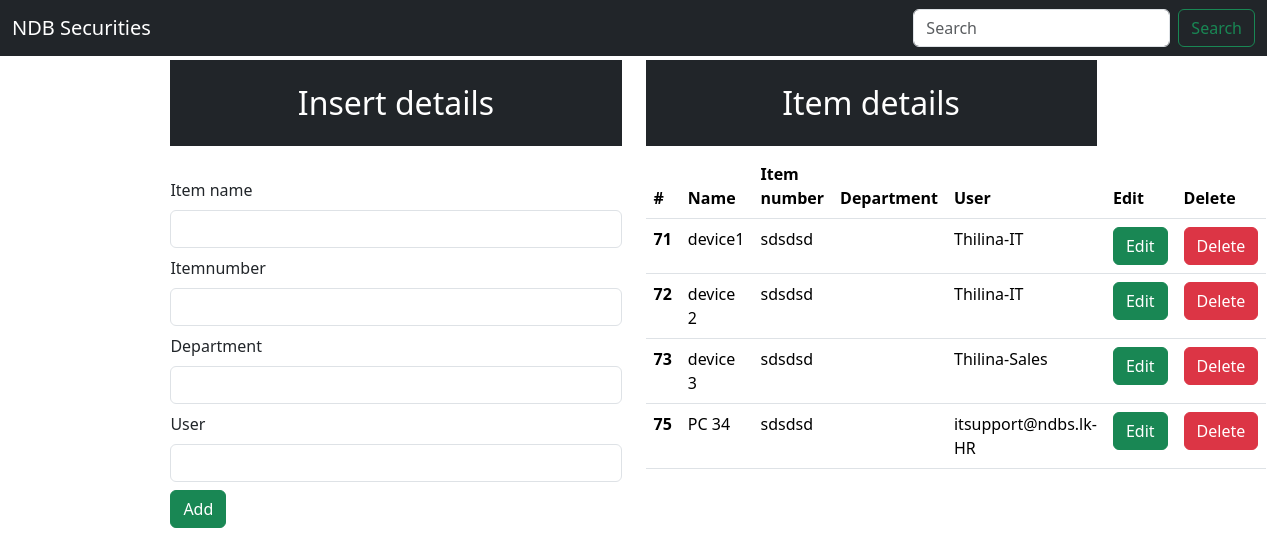
/, run on an earlier commit of the app's database.
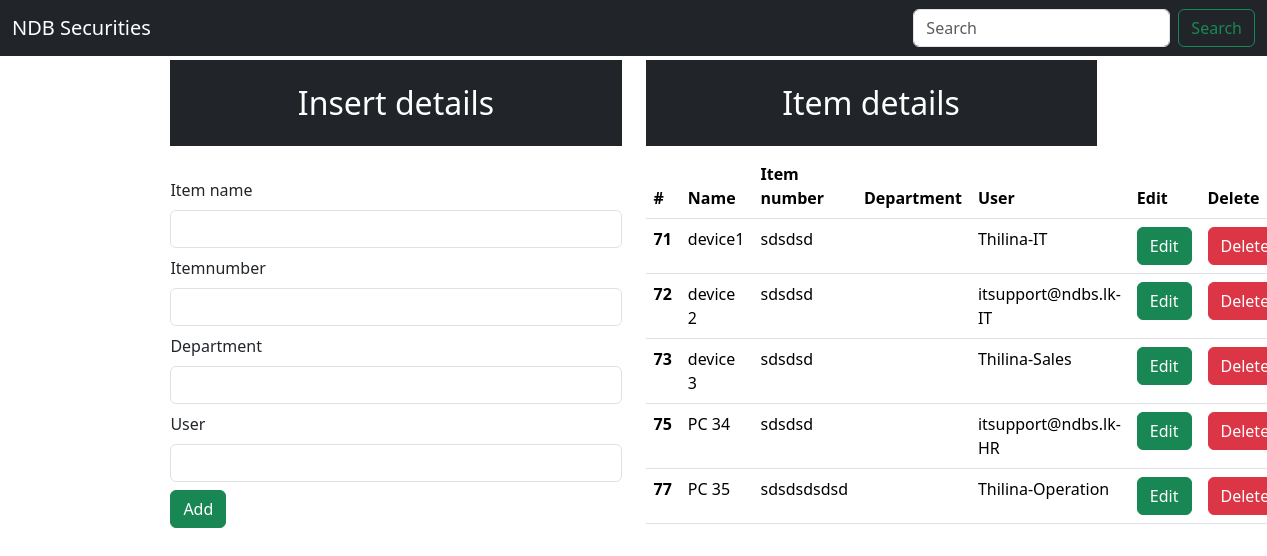
And on a later commit of the database.
### app/models.py (models this page shows, shortened)
class Item(models.Model):
    name=models.CharField(max_length=30,blank=False,null=False)
    itemnum=models.CharField(max_length=30,blank=False,null=False)
    brand=models.CharField(max_length=30,blank=False,null=False)
    user=models.CharField(max_length=50,blank=False,null=False,default="none")
    Price=models.IntegerField(default=0)

### app/views.py (the view)
# urls.py: path('',views.index,name="index"),
def index(request):
   data=Item.objects.all()
   context={"data":data}
   return render(request,"index.html",context)

### templates/index.html (shortened to what this page needs)
<!doctype html>
<html lang="en">
  <head>
    <link href="https://cdn.jsdelivr.net/npm/bootstrap@5.3.3/dist/css/bootstrap.min.css" rel="stylesheet">
  </head>
  <body>
    <nav class="navbar navbar-expand-lg navbar-dark bg-dark">
        <div class="container-fluid">
          <a class="navbar-brand">NDB Securities</a>
          <form class="d-flex" role="search" method="post" action="/search">
            <input class="form-control me-2" type="search" placeholder="Search" aria-label="Search" name="number">
            <button class="btn btn-outline-success" type="submit">Search</button>
          </form>
        </div>
      </nav>
      <div class="container mt-1" style="width:75%;height:40%;">
        <div class="row">
          <div class="col-md-6">
           <h2 class="text-white bg-dark text-center p-4">Insert details</h2>
           <br>
           <form method="post" action="/insert">
    <div class="mb-2" >
    <label for="exampleInputEmail1" class="form-label">Item name</label>
    <input type="test" class="form-control" id="exampleInputEmail1" name="name" aria-describedby="emailHelp">
  </div>
  <div class="mb-2">
    <label for="exampleInputPassword1" class="form-label">Itemnumber</label>
    <input type="test" class="form-control" id="exampleInputPassword1" name="Itemnumber">
  </div>
  <div class="mb-2">
    <label for="exampleInputPassword1" class="form-label">Department</label>
    <input type="test" class="form-control" id="exampleInputPassword1" name="department">
  </div>
  <div class="mb-2">
    <label for="exampleInputPassword1" class="form-label">User</label>
    <input type="text" class="form-control" id="exampleInputPassword1" name="user">
  </div>
  <button type="submit" class="btn btn-success">Add</button>
</form>
          </div>
           <div class="col-md-6">
            <h2 class="text-white bg-dark text-center p-4">Item details</h2>
            <table class="table">
              <thead>
                <tr>
                  <th scope="col">#</th>
                  <th scope="col">Name</th>
                  <th scope="col">Item number</th>
                  <th scope="col">Department</th>
                  <th scope="col">User</th>
                  <th scope="col">Edit</th>
                  <th scope="col">Delete</th>
                </tr>
              </thead>
              <tbody>
                {% for d in data %}
                <tr>
                  <th scope="row">{{d.id}}</th>
                  <td>{{d.name}}</td>
                  <td>{{d.itemnum}}</td>
                  <td>{{d.dept}}</td>
                  <td>{{d.user}}</td>
                  <td> <a type="button"  href="/update/{{d.id}}" class="btn btn-success">Edit</a></td>
                  <td> <a type="button"  href="/delete/{{d.id}}" class="btn btn-danger">Delete</a></td>
                </tr>
                 {% endfor %}
              </tbody>
            </table>
          </div>
        </div>
      </div>
  </body>
</html>

What changed in the data, as far as the page shows it:
changed Item "device 2": user "Thilina-IT" → "itsupport@ndbs.lk-IT"
added Item: id "77", name "PC 35", itemnum "sdsdsdsdsd", user "Thilina-Operation"
